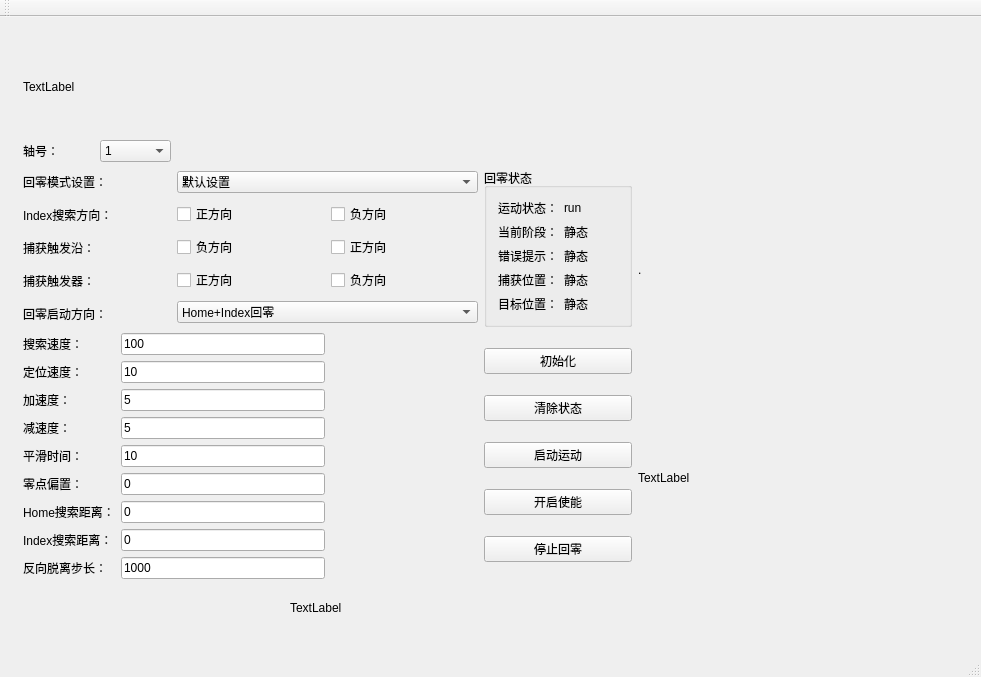
<?xml version="1.0" encoding="UTF-8"?>
<ui version="4.0">
 <class>MyMainWindow</class>
 <widget class="QMainWindow" name="MyMainWindow">
  <property name="geometry">
   <rect>
    <x>0</x>
    <y>0</y>
    <width>981</width>
    <height>677</height>
   </rect>
  </property>
  <property name="minimumSize">
   <size>
    <width>200</width>
    <height>200</height>
   </size>
  </property>
  <property name="windowTitle">
   <string>MyMainWindow</string>
  </property>
  <widget class="QWidget" name="centralWidget">
   <widget class="MyLabel" name="label_16">
    <property name="geometry">
     <rect>
      <x>290</x>
      <y>570</y>
      <width>551</width>
      <height>41</height>
     </rect>
    </property>
    <property name="text">
     <string>TextLabel</string>
    </property>
   </widget>
   <widget class="QWidget" name="layoutWidget">
    <property name="geometry">
     <rect>
      <x>12</x>
      <y>12</y>
      <width>837</width>
      <height>561</height>
     </rect>
    </property>
    <layout class="QGridLayout" name="gridLayout_2">
     <item row="0" column="0">
      <widget class="QLabel" name="label_Url">
       <property name="text">
        <string>TextLabel</string>
       </property>
      </widget>
     </item>
     <item row="1" column="0">
      <layout class="QGridLayout" name="gridLayout_11">
       <item row="0" column="0">
        <widget class="QLabel" name="label">
         <property name="text">
          <string>轴号：</string>
         </property>
        </widget>
       </item>
       <item row="0" column="1">
        <widget class="QComboBox" name="CBM_axis">
         <property name="currentText">
          <string>1</string>
         </property>
         <item>
          <property name="text">
           <string>1</string>
          </property>
         </item>
         <item>
          <property name="text">
           <string>2</string>
          </property>
         </item>
         <item>
          <property name="text">
           <string>3</string>
          </property>
         </item>
         <item>
          <property name="text">
           <string>4</string>
          </property>
         </item>
         <item>
          <property name="text">
           <string>5</string>
          </property>
         </item>
         <item>
          <property name="text">
           <string>6</string>
          </property>
         </item>
         <item>
          <property name="text">
           <string>7</string>
          </property>
         </item>
         <item>
          <property name="text">
           <string>8</string>
          </property>
         </item>
        </widget>
       </item>
      </layout>
     </item>
     <item row="2" column="0">
      <layout class="QVBoxLayout" name="verticalLayout_3">
       <item>
        <widget class="QLabel" name="label_2">
         <property name="text">
          <string>回零模式设置：</string>
         </property>
        </widget>
       </item>
       <item>
        <widget class="QLabel" name="label_4">
         <property name="text">
          <string>Index搜索方向：</string>
         </property>
        </widget>
       </item>
       <item>
        <widget class="QLabel" name="label_5">
         <property name="text">
          <string>捕获触发沿：</string>
         </property>
        </widget>
       </item>
       <item>
        <widget class="QLabel" name="label_6">
         <property name="text">
          <string>捕获触发器：</string>
         </property>
        </widget>
       </item>
       <item>
        <widget class="QLabel" name="label_3">
         <property name="text">
          <string>回零启动方向：</string>
         </property>
        </widget>
       </item>
      </layout>
     </item>
     <item row="3" column="0" colspan="2">
      <layout class="QHBoxLayout" name="horizontalLayout">
       <item>
        <layout class="QVBoxLayout" name="verticalLayout">
         <item>
          <widget class="QLabel" name="label_7">
           <property name="minimumSize">
            <size>
             <width>20</width>
             <height>20</height>
            </size>
           </property>
           <property name="text">
            <string>搜索速度：</string>
           </property>
          </widget>
         </item>
         <item>
          <widget class="QLabel" name="label_8">
           <property name="minimumSize">
            <size>
             <width>20</width>
             <height>20</height>
            </size>
           </property>
           <property name="text">
            <string>定位速度：</string>
           </property>
          </widget>
         </item>
         <item>
          <widget class="QLabel" name="label_9">
           <property name="minimumSize">
            <size>
             <width>20</width>
             <height>20</height>
            </size>
           </property>
           <property name="text">
            <string>加速度：</string>
           </property>
          </widget>
         </item>
         <item>
          <widget class="QLabel" name="label_10">
           <property name="text">
            <string>减速度：</string>
           </property>
          </widget>
         </item>
         <item>
          <widget class="QLabel" name="label_11">
           <property name="text">
            <string>平滑时间：</string>
           </property>
          </widget>
         </item>
         <item>
          <widget class="QLabel" name="label_12">
           <property name="text">
            <string>零点偏置：</string>
           </property>
          </widget>
         </item>
         <item>
          <widget class="QLabel" name="label_13">
           <property name="text">
            <string>Home搜索距离：</string>
           </property>
          </widget>
         </item>
         <item>
          <widget class="QLabel" name="label_14">
           <property name="text">
            <string>Index搜索距离：</string>
           </property>
          </widget>
         </item>
         <item>
          <widget class="QLabel" name="label_15">
           <property name="text">
            <string>反向脱离步长：</string>
           </property>
          </widget>
         </item>
        </layout>
       </item>
       <item>
        <layout class="QVBoxLayout" name="verticalLayout_2">
         <item>
          <widget class="QLineEdit" name="Edit_velHigh">
           <property name="minimumSize">
            <size>
             <width>50</width>
             <height>20</height>
            </size>
           </property>
           <property name="text">
            <string>100</string>
           </property>
          </widget>
         </item>
         <item>
          <widget class="QLineEdit" name="Edit_velLow">
           <property name="minimumSize">
            <size>
             <width>50</width>
             <height>20</height>
            </size>
           </property>
           <property name="text">
            <string>10</string>
           </property>
          </widget>
         </item>
         <item>
          <widget class="QLineEdit" name="Edit_acc">
           <property name="minimumSize">
            <size>
             <width>50</width>
             <height>20</height>
            </size>
           </property>
           <property name="text">
            <string>5</string>
           </property>
          </widget>
         </item>
         <item>
          <widget class="QLineEdit" name="Edit_dec">
           <property name="minimumSize">
            <size>
             <width>50</width>
             <height>20</height>
            </size>
           </property>
           <property name="text">
            <string>5</string>
           </property>
          </widget>
         </item>
         <item>
          <widget class="QLineEdit" name="Edit_smoothTime">
           <property name="minimumSize">
            <size>
             <width>50</width>
             <height>20</height>
            </size>
           </property>
           <property name="text">
            <string>10</string>
           </property>
          </widget>
         </item>
         <item>
          <widget class="QLineEdit" name="Edit_homeOffset">
           <property name="minimumSize">
            <size>
             <width>50</width>
             <height>20</height>
            </size>
           </property>
           <property name="text">
            <string>0</string>
           </property>
          </widget>
         </item>
         <item>
          <widget class="QLineEdit" name="Edit_searchHomeDistance">
           <property name="minimumSize">
            <size>
             <width>50</width>
             <height>20</height>
            </size>
           </property>
           <property name="text">
            <string>0</string>
           </property>
          </widget>
         </item>
         <item>
          <widget class="QLineEdit" name="Edit_searchIndexDistance">
           <property name="minimumSize">
            <size>
             <width>50</width>
             <height>20</height>
            </size>
           </property>
           <property name="text">
            <string>0</string>
           </property>
          </widget>
         </item>
         <item>
          <widget class="QLineEdit" name="Edit_escapeStep">
           <property name="minimumSize">
            <size>
             <width>50</width>
             <height>20</height>
            </size>
           </property>
           <property name="text">
            <string>1000</string>
           </property>
          </widget>
         </item>
        </layout>
       </item>
      </layout>
     </item>
     <item row="2" column="1" colspan="2">
      <layout class="QVBoxLayout" name="verticalLayout_4">
       <item>
        <widget class="QComboBox" name="comboBox_TRRIGER">
         <item>
          <property name="text">
           <string>默认设置</string>
          </property>
         </item>
         <item>
          <property name="text">
           <string>触发器</string>
          </property>
         </item>
        </widget>
       </item>
       <item>
        <layout class="QHBoxLayout" name="horizontalLayout_3">
         <item>
          <widget class="QCheckBox" name="checkBox_IndexP">
           <property name="text">
            <string>正方向</string>
           </property>
          </widget>
         </item>
         <item>
          <widget class="QCheckBox" name="checkBox_IndexN">
           <property name="text">
            <string>负方向</string>
           </property>
          </widget>
         </item>
        </layout>
       </item>
       <item>
        <layout class="QHBoxLayout" name="horizontalLayout_2">
         <item>
          <widget class="QCheckBox" name="checkBox_StartN">
           <property name="text">
            <string>负方向</string>
           </property>
          </widget>
         </item>
         <item>
          <widget class="QCheckBox" name="checkBox_StartP">
           <property name="text">
            <string>正方向</string>
           </property>
          </widget>
         </item>
        </layout>
       </item>
       <item>
        <layout class="QHBoxLayout" name="horizontalLayout_4">
         <item>
          <widget class="QCheckBox" name="checkBox_CaptchP">
           <property name="text">
            <string>正方向</string>
           </property>
          </widget>
         </item>
         <item>
          <widget class="QCheckBox" name="checkBox_CaptchN">
           <property name="text">
            <string>负方向</string>
           </property>
          </widget>
         </item>
        </layout>
       </item>
       <item>
        <widget class="QComboBox" name="comboBox_2">
         <item>
          <property name="text">
           <string>Home+Index回零</string>
          </property>
         </item>
         <item>
          <property name="text">
           <string>Home回零</string>
          </property>
         </item>
         <item>
          <property name="text">
           <string>Index回零</string>
          </property>
         </item>
         <item>
          <property name="text">
           <string>限位+Home+Index回零</string>
          </property>
         </item>
         <item>
          <property name="text">
           <string>限位+Home回零</string>
          </property>
         </item>
         <item>
          <property name="text">
           <string>限位+Index回零</string>
          </property>
         </item>
         <item>
          <property name="text">
           <string>限位回零</string>
          </property>
         </item>
        </widget>
       </item>
      </layout>
     </item>
     <item row="3" column="2">
      <spacer name="horizontalSpacer">
       <property name="orientation">
        <enum>Qt::Horizontal</enum>
       </property>
       <property name="sizeType">
        <enum>QSizePolicy::Fixed</enum>
       </property>
       <property name="sizeHint" stdset="0">
        <size>
         <width>58</width>
         <height>20</height>
        </size>
       </property>
      </spacer>
     </item>
     <item row="3" column="3">
      <layout class="QGridLayout" name="gridLayout_5">
       <item row="0" column="0">
        <widget class="QPushButton" name="PushButtonInit">
         <property name="text">
          <string>初始化</string>
         </property>
        </widget>
       </item>
       <item row="1" column="0">
        <widget class="QPushButton" name="pushButton_9">
         <property name="text">
          <string>清除状态</string>
         </property>
        </widget>
       </item>
       <item row="2" column="0">
        <widget class="QPushButton" name="pushButton_10">
         <property name="text">
          <string>启动运动</string>
         </property>
        </widget>
       </item>
       <item row="3" column="0">
        <widget class="QPushButton" name="pushButton_Enable">
         <property name="text">
          <string>开启使能</string>
         </property>
        </widget>
       </item>
       <item row="4" column="0">
        <widget class="QPushButton" name="pushButton_12">
         <property name="text">
          <string>停止回零</string>
         </property>
        </widget>
       </item>
      </layout>
     </item>
     <item row="2" column="4" rowspan="2">
      <layout class="QGridLayout" name="gridLayout">
       <item row="0" column="0">
        <widget class="QLabel" name="label_pixMap">
         <property name="minimumSize">
          <size>
           <width>200</width>
           <height>200</height>
          </size>
         </property>
         <property name="text">
          <string>.</string>
         </property>
         <property name="scaledContents">
          <bool>true</bool>
         </property>
        </widget>
       </item>
       <item row="2" column="0">
        <widget class="QLabel" name="label_movie">
         <property name="text">
          <string>TextLabel</string>
         </property>
        </widget>
       </item>
      </layout>
     </item>
     <item row="2" column="3">
      <widget class="QGroupBox" name="groupBox">
       <property name="title">
        <string>回零状态</string>
       </property>
       <layout class="QGridLayout" name="gridLayout_10">
        <item row="0" column="0">
         <layout class="QGridLayout" name="gridLayout_8">
          <item row="0" column="0">
           <widget class="QLabel" name="label_17">
            <property name="text">
             <string>运动状态：</string>
            </property>
           </widget>
          </item>
          <item row="1" column="0">
           <widget class="QLabel" name="label_19">
            <property name="text">
             <string>当前阶段：</string>
            </property>
           </widget>
          </item>
          <item row="2" column="0">
           <widget class="QLabel" name="label_26">
            <property name="text">
             <string>错误提示：</string>
            </property>
           </widget>
          </item>
          <item row="3" column="0">
           <widget class="QLabel" name="label_27">
            <property name="text">
             <string>捕获位置：</string>
            </property>
           </widget>
          </item>
          <item row="4" column="0">
           <widget class="QLabel" name="label_29">
            <property name="text">
             <string>目标位置：</string>
            </property>
           </widget>
          </item>
         </layout>
        </item>
        <item row="0" column="1">
         <layout class="QGridLayout" name="gridLayout_9">
          <item row="0" column="0">
           <widget class="QLabel" name="label_Sts">
            <property name="text">
             <string>run</string>
            </property>
           </widget>
          </item>
          <item row="1" column="0">
           <widget class="QLabel" name="label_Stage">
            <property name="text">
             <string>静态</string>
            </property>
           </widget>
          </item>
          <item row="2" column="0">
           <widget class="QLabel" name="label_Error">
            <property name="text">
             <string>静态</string>
            </property>
           </widget>
          </item>
          <item row="3" column="0">
           <widget class="QLabel" name="label_23">
            <property name="text">
             <string>静态</string>
            </property>
           </widget>
          </item>
          <item row="4" column="0">
           <widget class="QLabel" name="label_28">
            <property name="text">
             <string>静态</string>
            </property>
           </widget>
          </item>
         </layout>
        </item>
       </layout>
      </widget>
     </item>
    </layout>
   </widget>
  </widget>
  <widget class="QMenuBar" name="menuBar">
   <property name="geometry">
    <rect>
     <x>0</x>
     <y>0</y>
     <width>981</width>
     <height>26</height>
    </rect>
   </property>
  </widget>
  <widget class="QToolBar" name="mainToolBar">
   <attribute name="toolBarArea">
    <enum>TopToolBarArea</enum>
   </attribute>
   <attribute name="toolBarBreak">
    <bool>false</bool>
   </attribute>
  </widget>
  <widget class="QStatusBar" name="statusBar"/>
  <action name="action_Reset">
   <property name="text">
    <string>Reset</string>
   </property>
  </action>
 </widget>
 <layoutdefault spacing="6" margin="11"/>
 <customwidgets>
  <customwidget>
   <class>MyLabel</class>
   <extends>QLabel</extends>
   <header location="global">mylabel.h</header>
  </customwidget>
 </customwidgets>
 <resources/>
 <connections/>
</ui>
